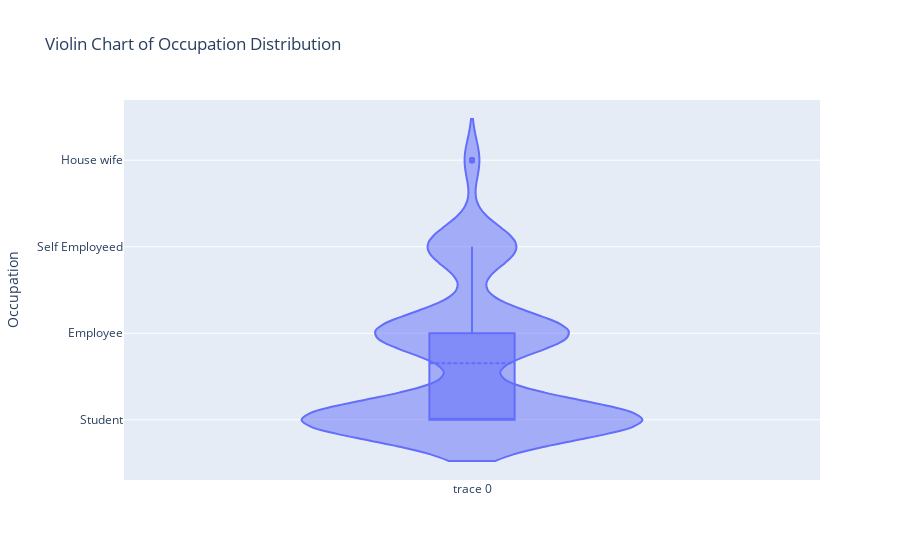

Here is the notebook cell this chart was saved with:
### Code cell
single_label_dist_plot("Occupation", "violin chart")

### Figure 1 — Plotly figure (JSON) as saved in the notebook; plotly's stock layout.template omitted (floating-point values rounded to 4 significant figures; data arrays with more than 128 entries replaced by an {"elided": "..."} marker saying what was removed)
{"data": [{"box": {"visible": true}, "meanline": {"visible": true}, "type": "violin", "y": {"elided": "388 str values"}}], "layout": {"title": {"text": "Violin Chart of Occupation Distribution"}, "xaxis": {"title": {"text": ""}}, "yaxis": {"title": {"text": "Occupation"}}}}
